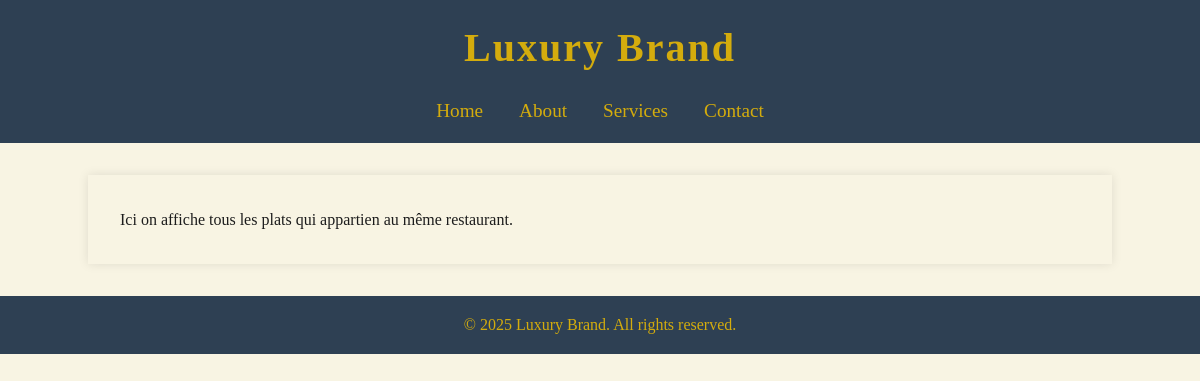
/app1/dishes/plat_par_restaurant/, run on an earlier commit of the app's database.
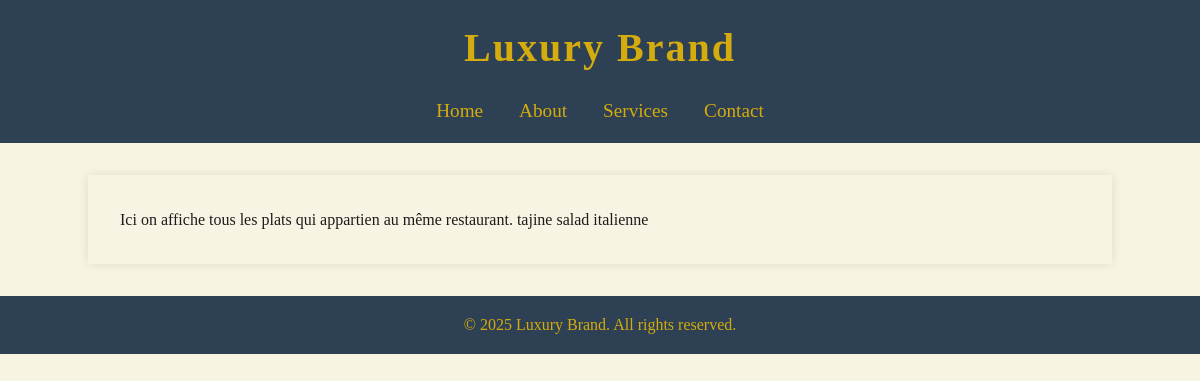
And on a later commit of the database.
### app1/models.py (models this page shows, shortened)
class Dish(models.Model):
    restaurant = models.ForeignKey(Restaurant, on_delete=models.CASCADE, related_name='dishes')
    name = models.CharField(max_length=100)
    description = models.TextField(blank=True)
    price = models.DecimalField(max_digits=6, decimal_places=2)
    is_available = models.BooleanField(default=True)

### app1/views.py (the view)
# urls.py: path('dishes/plat_par_restaurant/', views.plats_par_restaurant, name='plat_par_restaurant'),
def plats_par_restaurant(request):
    dishes = Dish.objects.select_related('restaurant').all()
    return render(request,'restaurants/plat.html', {'dishes':dishes})

### app1/templates/restaurants/plat.html
{% extends 'base.html' %}
{% block content %}
Ici on affiche tous les plats qui appartien au même restaurant.
{% for dish in dishes %}
{{dish.name}}
{% endfor %}
{% endblock %}

What changed in the data, as far as the page shows it:
added Dish: name "tajine"
added Dish: name "salad italienne"
